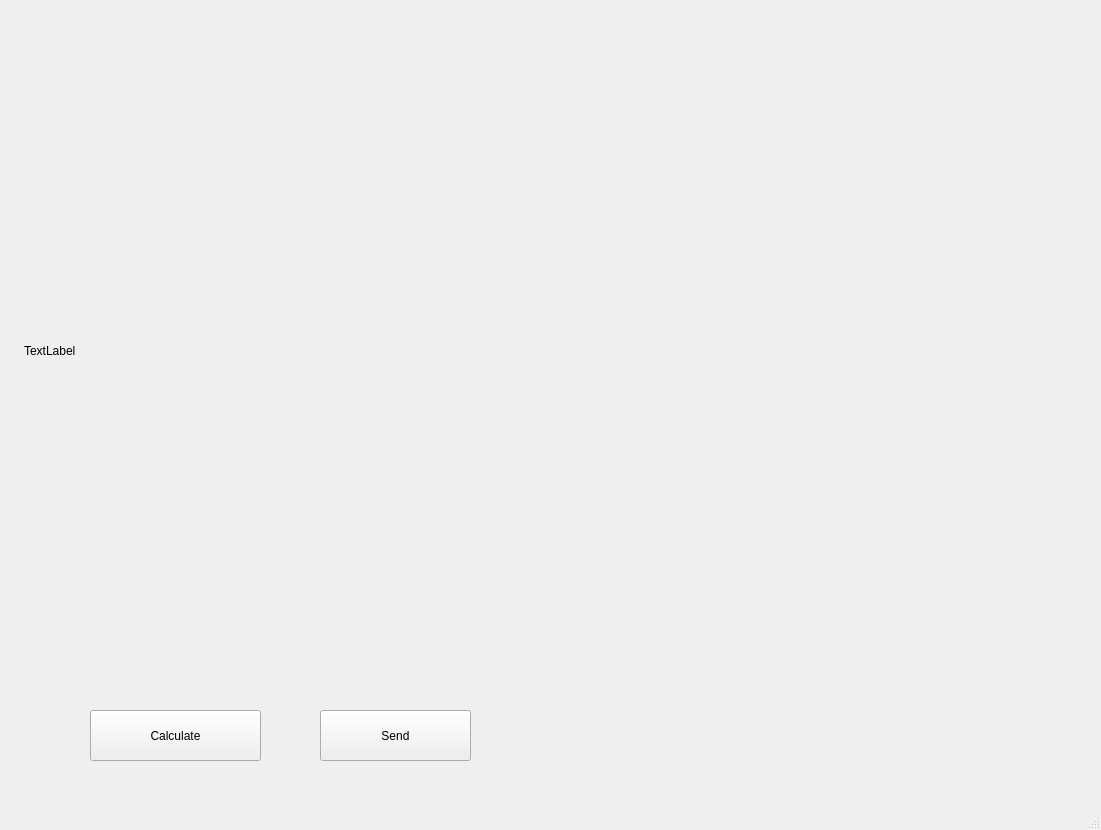
<?xml version="1.0" encoding="UTF-8"?>
<ui version="4.0">
 <class>MainWindow</class>
 <widget class="QMainWindow" name="MainWindow">
  <property name="enabled">
   <bool>true</bool>
  </property>
  <property name="geometry">
   <rect>
    <x>0</x>
    <y>0</y>
    <width>1101</width>
    <height>830</height>
   </rect>
  </property>
  <property name="windowTitle">
   <string>MainWindow</string>
  </property>
  <widget class="QWidget" name="centralwidget">
   <widget class="QLabel" name="label">
    <property name="geometry">
     <rect>
      <x>24</x>
      <y>25</y>
      <width>1041</width>
      <height>651</height>
     </rect>
    </property>
    <property name="text">
     <string>TextLabel</string>
    </property>
    <property name="scaledContents">
     <bool>true</bool>
    </property>
   </widget>
   <widget class="QPushButton" name="distance">
    <property name="geometry">
     <rect>
      <x>90</x>
      <y>710</y>
      <width>171</width>
      <height>51</height>
     </rect>
    </property>
    <property name="text">
     <string>Calculate</string>
    </property>
   </widget>
   <widget class="QPushButton" name="sending">
    <property name="geometry">
     <rect>
      <x>320</x>
      <y>710</y>
      <width>151</width>
      <height>51</height>
     </rect>
    </property>
    <property name="text">
     <string>Send</string>
    </property>
   </widget>
  </widget>
  <widget class="QMenuBar" name="menubar">
   <property name="geometry">
    <rect>
     <x>0</x>
     <y>0</y>
     <width>1101</width>
     <height>26</height>
    </rect>
   </property>
  </widget>
  <widget class="QStatusBar" name="statusbar"/>
 </widget>
 <resources/>
 <connections/>
</ui>
